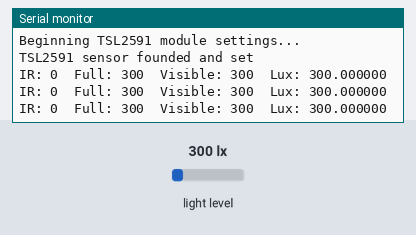
Simulated run of this sketch. Board: ESP32. Parts: the last lines printed to the serial monitor. The test bench sets the inputs (shaded band); at power-on: light level 300 lx.

Above: at 1.2 s.
1.3 s: light level set to 40 lx
At 2.0 s:
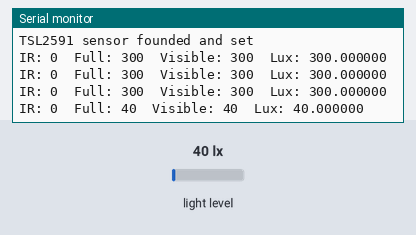
2.8 s: light level set to 500 lx
At 3.5 s:
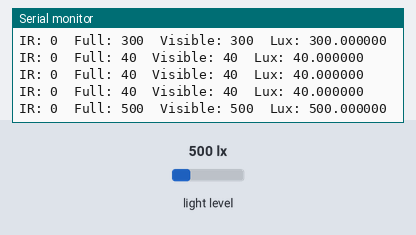
Timing chart, 0 to 5.8 s (numbered marks = the images above; inputs shaded):
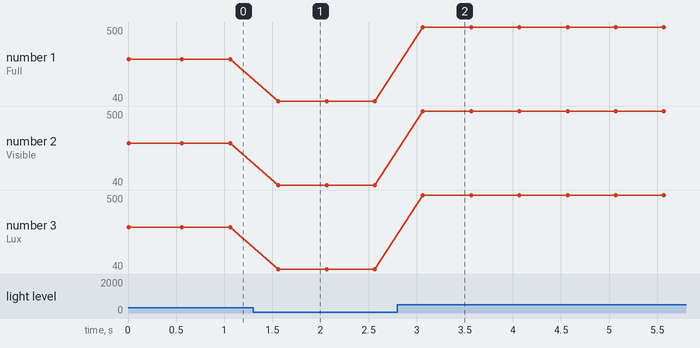

The sketch:

Test_TSL.ino
```cpp
#include <Wire.h>
#include <SPI.h>
#include <Adafruit_Sensor.h>
#include <Adafruit_TSL2591.h>

///--- TSL PINS ASSIGNEMENT

//--	TSL2591 wiring
// connect SCL to I2C Clock (PIN 36 on ESP32)
// connect SDA to I2C Data  (PIN 33 on ESP32)
// connect Vin to 3.3V
// connect GROUND to GND

Adafruit_TSL2591 tsl = Adafruit_TSL2591(2591); // pass in a number for the sensor identifier (for your use later)

///--- FUNCTIONS
void launchTslProcess();

// Initiate mod with pins management and communication speed
void setup()
{
  Serial.begin(9600);
  while (!Serial);
  Serial.println();
  Serial.println("Beginning TSL2591 module settings...");

  // Try to find Adafruit TSL2591
  while (!tsl.begin())
  {
	Serial.println(F("No sensor found ... check your wiring?"));
  }
  // Configures the gain and integration time for the TSL2591
  tsl.setGain(TSL2591_GAIN_MED);  //Medium gain (LOW for bright light and HIGH for dim light)
  tsl.setTiming(TSL2591_INTEGRATIONTIME_300MS); //Medium intergration time  (100MS for bright light to 600MS for dim light)
  Serial.println(F("TSL2591 sensor founded and set"));
}

void loop()
{
  Serial.print("\n");

  ///--- LAUNCHING TSL SENSOR PROCESS
  launchTslProcess();

  delay(500);
}

void launchTslProcess()
{
  uint32_t lum = tsl.getFullLuminosity();
  uint16_t ir, full;
  ir = lum >> 16;
  full = lum & 0xFFFF;
  Serial.print(F("IR: ")); Serial.print(ir);  Serial.print(F("  "));
  Serial.print(F("Full: ")); Serial.print(full); Serial.print(F("  "));
  Serial.print(F("Visible: ")); Serial.print(full - ir); Serial.print(F("  "));
  Serial.print(F("Lux: ")); Serial.println(tsl.calculateLux(full, ir), 6);
}
```

Measured:
- after the input at 1.3 s, the serial monitor: prints a new line after 0.26 s (image 1)
- after the input at 2.8 s, the serial monitor: prints a new line after 0.27 s (image 2)
- plotted number 1: 300 → 40 after the input at 1.3 s, 40 → 500 after the input at 2.8 s
- plotted number 2: 300 → 40 after the input at 1.3 s, 40 → 500 after the input at 2.8 s
- plotted number 3: 300 → 40 after the input at 1.3 s, 40 → 500 after the input at 2.8 s
